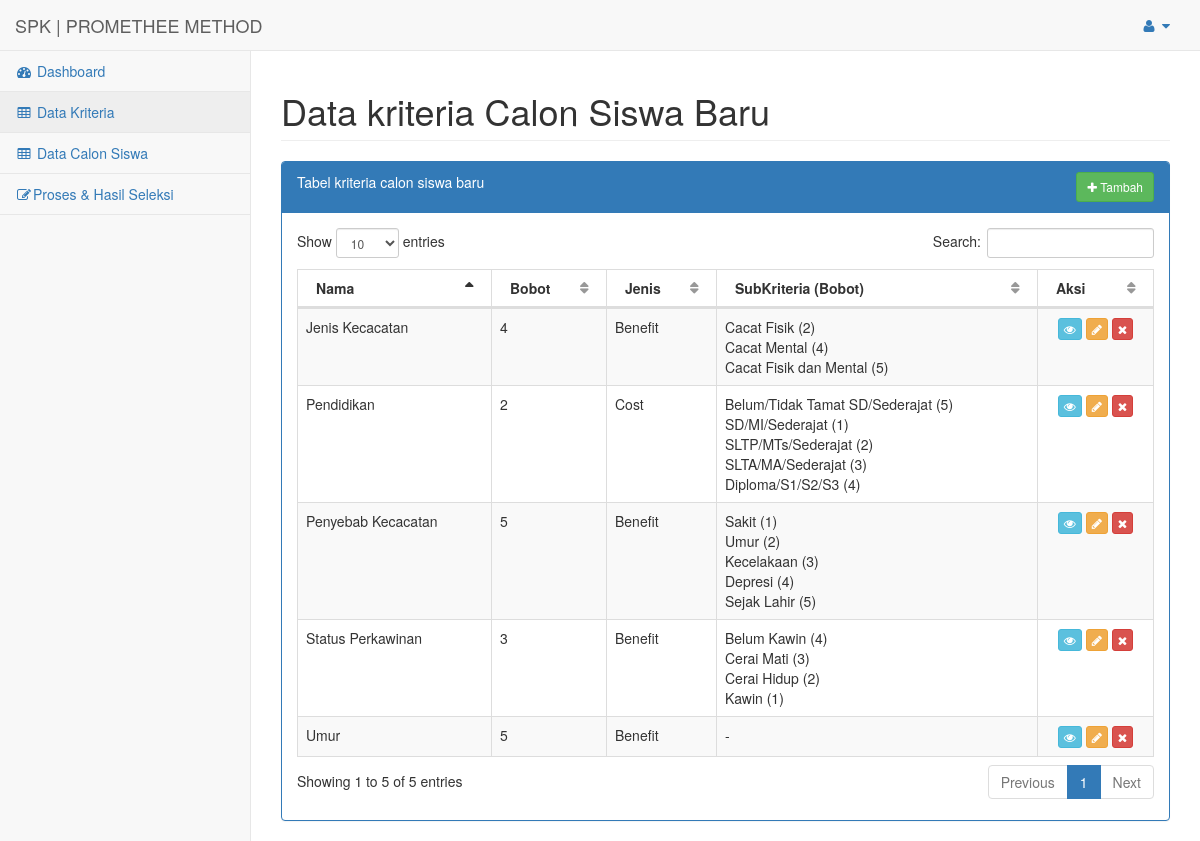
/index.php?url=data_kriteria (signed in), run on an earlier commit of the app's database.
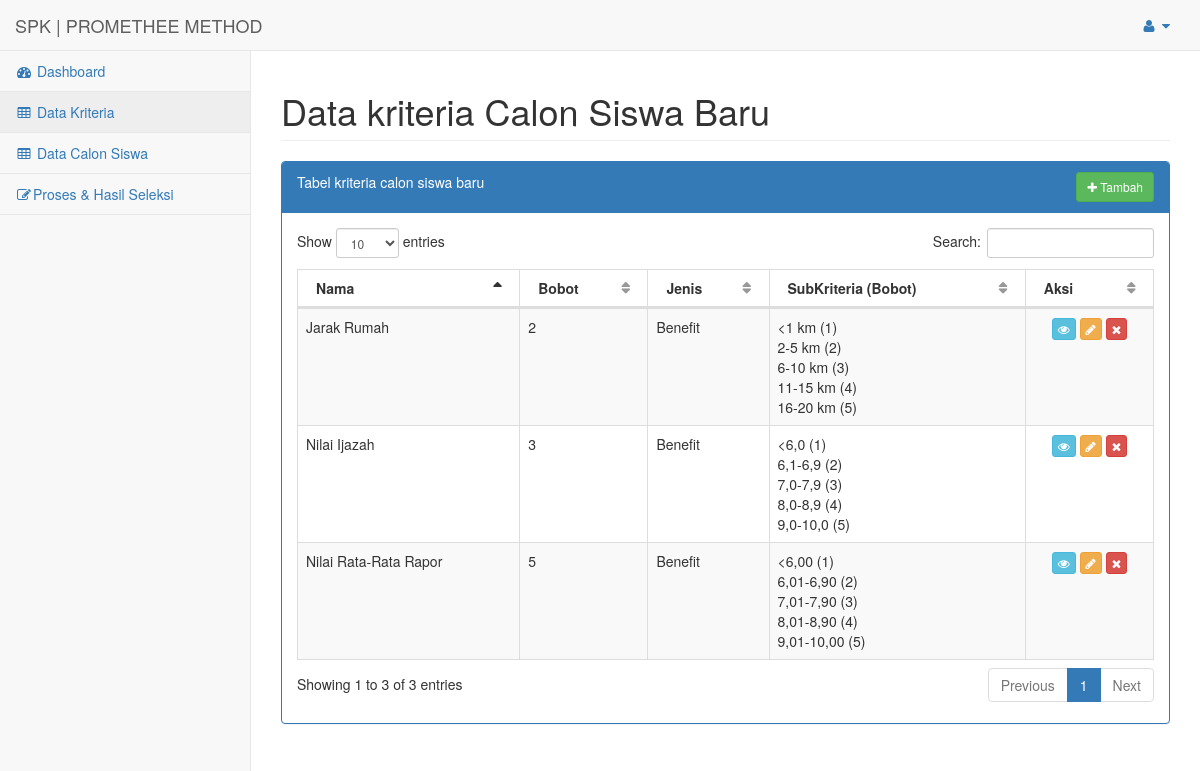
And on a later commit of the database.
### tables this page shows
CREATE TABLE `subkriteria` (
  `id` int(11) NOT NULL,
  `kriteria_id` int(11) DEFAULT 0,
  `nama` varchar(50) DEFAULT '0',
  `bobot` double DEFAULT 0
);

CREATE TABLE `kriteria` (
  `id` int(11) NOT NULL,
  `nama` varchar(255) NOT NULL,
  `bobot` double NOT NULL,
  `jenis` varchar(50) NOT NULL
);

### config/routes.php (called while the page is built, shortened)
<?php
$include = [];
if(isset($_GET['url'])){
	switch ($_GET['url']) {
		case 'data_kriteria':
			$include[] = 'halaman/kriteria/index.php';
			break;
	}
}else{
	$include[] = 'halaman/dashboard.php';
}
?>

### config/kriteria/load_data.php (called while the page is built)
<?php
include 'config/koneksi.php';
$hasil = mysqli_query($koneksi, "SELECT kriteria.id, kriteria.nama, kriteria.bobot, kriteria.jenis, subkriteria.nama as nama_subkriteria , subkriteria.bobot as bobot_subkriteria, subkriteria.id as subkriteria_id FROM kriteria left join subkriteria on (kriteria.id=subkriteria.kriteria_id)");
while ($data = mysqli_fetch_assoc($hasil)) {
	$datas[$data['nama']][] = $data;
}
 ?>

### halaman/kriteria/index.php (the view)
<div id="page-wrapper">
    <div class="row">
        <div class="col-lg-12">
            <h1 class="page-header">Data kriteria Calon Siswa Baru</h1>
        </div>
    </div>
    <div class="row">
        <div class="col-lg-12">
            <div class="panel panel-primary">
                <div class="panel-heading" style="padding-bottom: 20px">
                    <div>
                        Tabel kriteria calon siswa baru
                    <?php if ($_SESSION['level']=='superadmin'): ?>
                    <a href="index.php?url=data_kriteria_tambah" class="btn btn-sm btn-success" style="float: right;"><i class="fa fa-plus"></i> Tambah
                    </a>
                    <?php endif ?>
                    </div>
                </div>
                <div class="panel-body">
                    <div class="dataTable_wrapper">
                        <table width="100%" class="table table-striped table-bordered table-hover" id="dataTables-example">
                            <thead>
                                <tr>
                                    <th>Nama</th>
                                    <th>Bobot</th>
                                    <th>Jenis</th>
                                    <th>SubKriteria (Bobot)</th>
                                    <th>Aksi</th>
                                </tr>
                            </thead>
                            <tbody>
                            <?php if(isset($datas)): ?>
                                <?php foreach($datas as $data): ?>
                                <tr>
                                    <td><?php echo $data[0]['nama']; ?></td>
                                    <td><?php echo $data[0]['bobot']; ?></td>
                                    <td><?php echo $data[0]['jenis']; ?></td>
                                    <td>
                                        <?php foreach($data as $data_sub): ?>
                                        <?php if ($data_sub['nama_subkriteria'] != 'input'): ?>
                                              <?php echo $data_sub['nama_subkriteria'].' ('.$data_sub['bobot_subkriteria'].')'; ?>
                                        <?php else: ?>
                                            -
                                        <?php endif ?>
                                        <br>
                                        <?php   endforeach; ?>
                                    </td>
                                    <td align="center">
                                        <a href="index.php?url=data_kriteria_lihat&id=<?php echo $data[0]['id'] ?>" class="btn btn-xs btn-info" title="Lihat">
                                            <i class="fa fa-eye"></i>
                                        </a>
                                        <?php if ($_SESSION['level']=='superadmin'): ?>
                                        <a href="index.php?url=data_kriteria_ubah&id=<?php echo $data[0]['id'] ?>" class="btn btn-xs btn-warning" title="Ubah">
                                            <i class="fa fa-pencil"></i>
                                        </a>
                                        <a href="config/kriteria/proses_hapus.php?&id=<?php echo $data[0]['id'] ?>" class="btn btn-xs btn-danger" title="Hapus" onclick="return confirm('Apakah anda yakin ingin menghapus?')" >
                                            <i class="fa fa-remove"></i>
                                        </a>
                                        <?php endif ?>
                                    </td>
                                </tr>
                            <?php endforeach; ?>
                            <?php endif; ?>
                            </tbody>
                        </table>
                    </div>
                </div>
            </div>
        </div>
    </div>
</div>

### index.php (shortened to what this page needs)
<?php
include 'config/routes.php';
 include 'halaman/header.php';
foreach ($req as $key => $value) {
	require_once $value;
}
foreach ($include as $key => $value) {
	require_once $value;
}
include 'halaman/footer.php';
?>

What changed in the data, as far as the page shows it:
removed subkriteria: kriteria.nama "Status Perkawinan", kriteria.bobot "3", kriteria.jenis "Benefit", nama "Belum Kawin", bobot "4"
removed subkriteria: nama "Cerai Mati", bobot "3", shown under "Status Perkawinan"
removed subkriteria: nama "Cerai Hidup", bobot "2", shown under "Status Perkawinan"
removed subkriteria: nama "Kawin", bobot "1", shown under "Status Perkawinan"
removed subkriteria: kriteria.nama "Umur", kriteria.bobot "5", kriteria.jenis "Benefit"
changed subkriteria: kriteria.nama "Jenis Kecacatan" → "Nilai Rata-Rata Rapor"; kriteria.bobot "4" → "5"; nama "Cacat Fisik" → "<6,00"; bobot "2" → "1"
changed subkriteria (number 2 of 15 on the later page): nama "Cacat Mental" → "6,01-6,90"; bobot "4" → "2"
changed subkriteria (number 3 of 15 on the later page): nama "Cacat Fisik dan Mental" → "7,01-7,90"; bobot "5" → "3"
added subkriteria: nama "8,01-8,90", bobot "4", shown under "Nilai Rata-Rata Rapor"
added subkriteria: nama "9,01-10,00", bobot "5", shown under "Nilai Rata-Rata Rapor"
changed subkriteria: kriteria.nama "Pendidikan" → "Nilai Ijazah"; kriteria.bobot "2" → "3"; kriteria.jenis "Cost" → "Benefit"; nama "Belum/Tidak Tamat SD/Sederajat" → "<6,0"; bobot "5" → "1"
changed subkriteria (number 7 of 15 on the later page): nama "SD/MI/Sederajat" → "6,1-6,9"; bobot "1" → "2"
changed subkriteria (number 8 of 15 on the later page): nama "SLTP/MTs/Sederajat" → "7,0-7,9"; bobot "2" → "3"
changed subkriteria (number 9 of 15 on the later page): nama "SLTA/MA/Sederajat" → "8,0-8,9"; bobot "3" → "4"
changed subkriteria (number 10 of 15 on the later page): nama "Diploma/S1/S2/S3" → "9,0-10,0"; bobot "4" → "5"
changed subkriteria: kriteria.nama "Penyebab Kecacatan" → "Jarak Rumah"; kriteria.bobot "5" → "2"; nama "Sakit" → "<1 km"
changed subkriteria (number 12 of 15 on the later page): nama "Umur" → "2-5 km"
changed subkriteria (number 13 of 15 on the later page): nama "Kecelakaan" → "6-10 km"
changed subkriteria (number 14 of 15 on the later page): nama "Depresi" → "11-15 km"
changed subkriteria (number 15 of 15 on the later page): nama "Sejak Lahir" → "16-20 km"
Also different on the page:
text written by a page script: "Show entries Search: Showing 1 to 5 of 5 entries Previous 1 Next" → "Show entries Search: Showing 1 to 3 of 3 entries Previous 1 Next"
